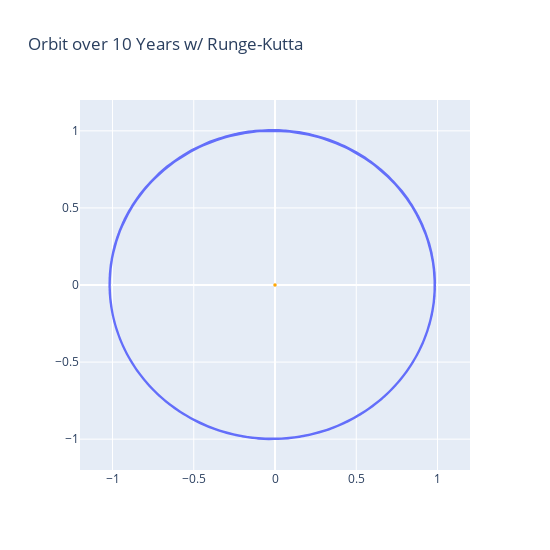

The notebook cell saved with this chart:
### Code cell
fig = go.Figure(
    data=[go.Scatter(x=xpos, y=ypos)],
    layout=go.Layout(
        title=go.layout.Title(text="Orbit over 10 Years w/ Runge-Kutta"),
        width=550,
        height=550
    )
)
fig.update_xaxes(range=[-1.2, 1.2])
fig.update_yaxes(range=[-1.2, 1.2])
fig.update_layout(
    shapes=[ 
        # filled circle
        dict(
            type="circle",
            xref="x",
            yref="y",
            fillcolor="Orange",
            x0=-sunrad,
            y0=-sunrad,
            x1=sunrad,
            y1=sunrad,
            line_color="Orange",
        ),
    ]
)
print('Zoom in on path to see consistency')
fig.show()

### Figure 1 — Plotly figure (JSON) as saved in the notebook; plotly's stock layout.template omitted (floating-point values rounded to 4 significant figures; data arrays with more than 128 entries replaced by an {"elided": "..."} marker saying what was removed)
{"data": [{"type": "scatter", "x": {"elided": "1002 float values"}, "y": {"elided": "1002 float values"}}], "layout": {"height": 550, "shapes": [{"fillcolor": "Orange", "line": {"color": "Orange"}, "type": "circle", "x0": -0.00465, "x1": 0.00465, "xref": "x", "y0": -0.00465, "y1": 0.00465, "yref": "y"}], "title": {"text": "Orbit over 10 Years w/ Runge-Kutta"}, "width": 550, "xaxis": {"range": [-1.2, 1.2]}, "yaxis": {"range": [-1.2, 1.2]}}}
